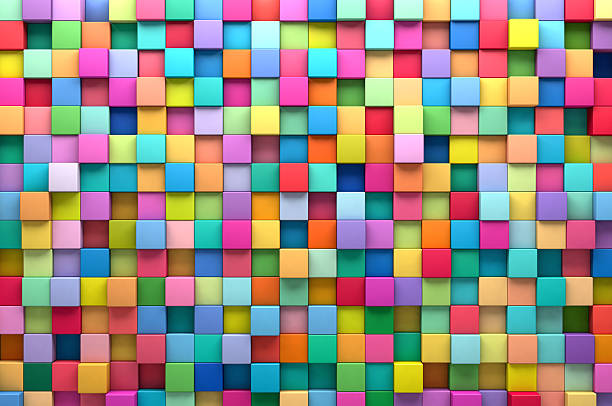
#> input picture Parseval Energy preservation in Fourier Transform/tiles.jpg, 612 x 406 px
$ python Spectrum.py
#> lines starting #> are read from the running program, lines starting #| are printed output that depends on the picture
import numpy as np
import matplotlib.pyplot as plt
from scipy.fft import fft2, fftshift
import matplotlib.image as mpimg
from google.colab import files

# Upload image
uploaded = files.upload()
#> the answer given: tiles.jpg

# Assuming you upload a file named 'test.png', use the uploaded file name
image_path = list(uploaded.keys())[0]  # Get the first uploaded file name

# Load the image
img = mpimg.imread(image_path)
#> img is the input picture: shape (406, 612, 3); mean R, G, B 151.1, 137.9, 128.6

# If the image is colored (e.g., RGB), convert it to grayscale
if img.ndim == 3:
    img = np.mean(img, axis=-1)  # Convert to grayscale by averaging the channels
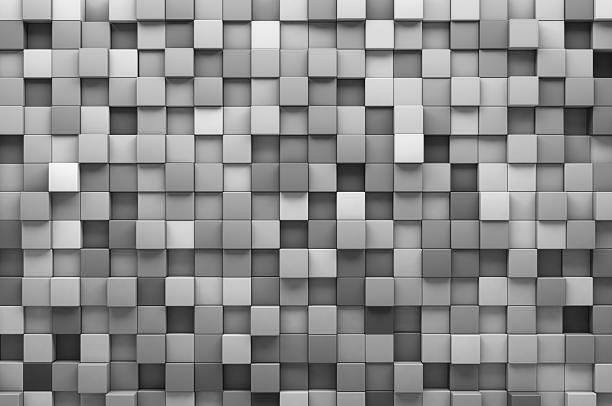
#> img: shape (406, 612) float64; min 1, max 254.3, mean 139.2

# Compute 2D Fourier Transform (Frequency domain)
F_uv = fft2(img)

# Compute magnitude spectrum (normal frequency rectangle, no shift)
magnitude_spectrum_normal = np.abs(F_uv)

# Compute magnitude spectrum (centered frequency rectangle, shift zero-frequency component)
F_uv_shifted = fftshift(F_uv)
magnitude_spectrum_centered = np.abs(F_uv_shifted)

# Plot both the magnitude spectrums
plt.figure(figsize=(12, 6))

# Plot the normal (uncentered) frequency spectrum
plt.subplot(1, 2, 1)
plt.imshow(np.log(magnitude_spectrum_normal + 1), cmap='gray')  # Log scale for better visualization
plt.title('Normal Frequency Magnitude Spectrum')
plt.colorbar()

# Plot the centered frequency spectrum
plt.subplot(1, 2, 2)
plt.imshow(np.log(magnitude_spectrum_centered + 1), cmap='gray')  # Log scale for better visualization
plt.title('Centered Frequency Magnitude Spectrum')
plt.colorbar()

plt.tight_layout()
plt.show()
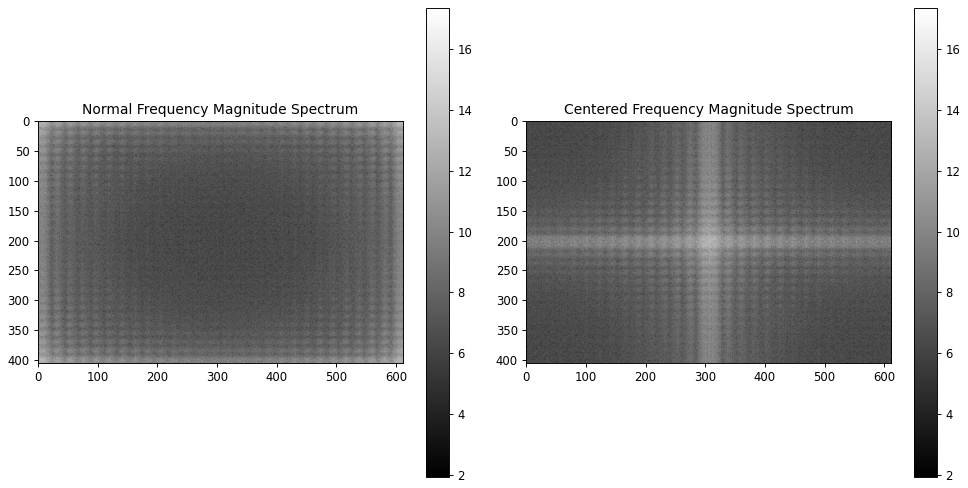
#> figure drawn by matplotlib, 4 panels
